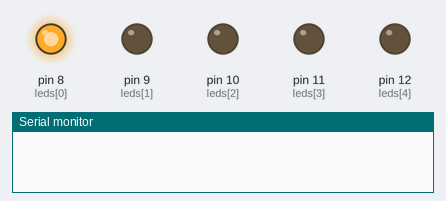
Bench run of a sketch on a simulated Arduino Uno, built with avr-gcc and run on an emulated ATmega328P. Shown: output pins drawn as LEDs (lit = HIGH), the last lines printed to the serial monitor.

Above: at 0.2 s.
At 1.2 s:
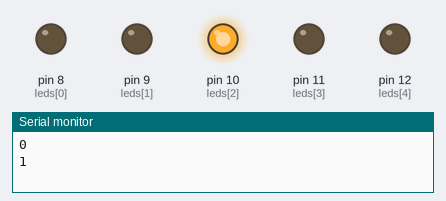
At 1.7 s:
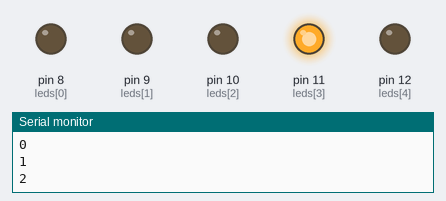
At 3.2 s:
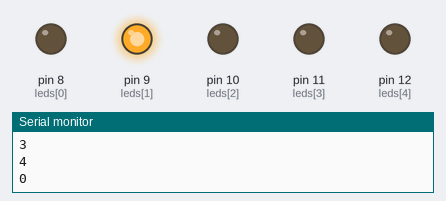
At 4.7 s:
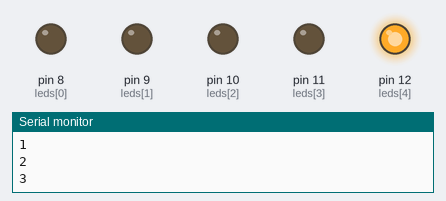
Timing chart, 0 to 5.8 s (numbered marks = the images above):
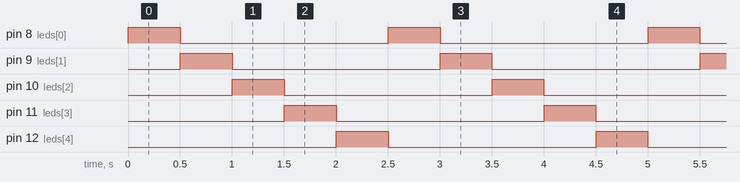

Measured:
- by itself, pin 8 (leds[0]), pin 9 (leds[1]), pin 10 (leds[2]), pin 11 (leds[3]), pin 12 (leds[4]): alternates HIGH for 0.50 s and LOW for 2.0 s
- by itself, everything shown: repeats every 2.5 s, in 6 steps

The sketch:

ligar5ledsusandovetores.ino
```cpp
int leds[5] = {8, 9, 10, 11, 12};


void setup() {
  Serial.begin (9600);
    for (int i = 0; i < 5; i++) {
     pinMode(leds[i], OUTPUT);
  }
}

void loop()
{
  for (int i = 0; i < 5; i++) {
    digitalWrite (leds [i], HIGH);
    delay (500);
    digitalWrite (leds [i], LOW);
    Serial.println (i);
  }
}
```
